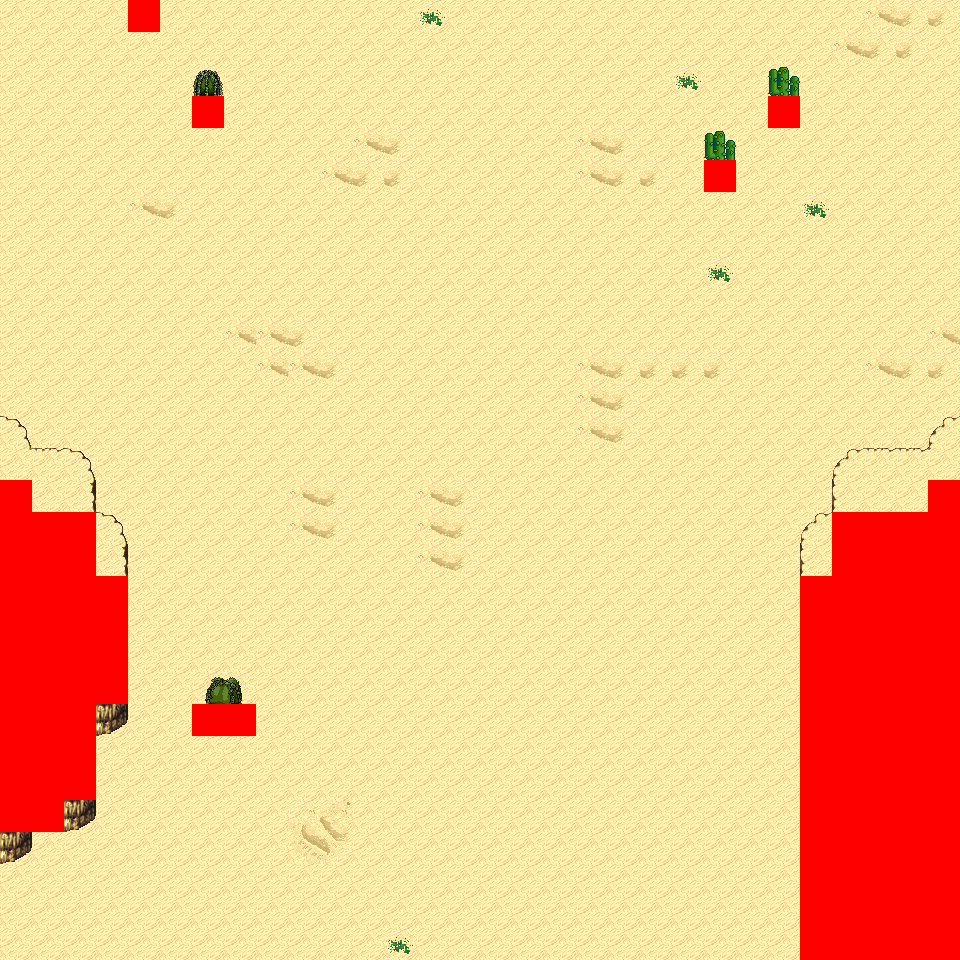

This is a level from a 2D game, rendered from its Tiled map with the project's own tilesets. A one-line summary and the map file follow, with tile-layer data summarised:
An orthogonal 30x30 tile map with 32x32 px tiles, 6 tile layers (Ground, Object, Object2, Above, ...), 6 tilesets and 6 objects (6x mapExit).

<map version="1.0" orientation="orthogonal" renderorder="right-down" width="30" height="30" tilewidth="32" tileheight="32" nextobjectid="7">
  <tileset firstgid="1" name="tileset_logic_collision" tilewidth="32" tileheight="32" tilecount="1" columns="1">
    <image source="../drawable/tileset_logic_collision.png" width="32" height="32" />
  </tileset>
  <tileset firstgid="2" name="tileset_terrain_desert" tilewidth="32" tileheight="32" tilecount="88" columns="8">
    <image source="../drawable/tileset_terrain_desert.png" width="256" height="352" />
  </tileset>
  <tileset firstgid="90" name="tileset_ground_sand_2" tilewidth="32" tileheight="32" tilecount="15" columns="5">
    <image source="../drawable/tileset_ground_sand_2.png" width="160" height="96" />
  </tileset>
  <tileset firstgid="105" name="tileset_plant_cactus_2" tilewidth="32" tileheight="32" tilecount="10" columns="5">
    <image source="../drawable/tileset_plant_cactus_2.png" width="160" height="64" />
  </tileset>
  <tileset firstgid="115" name="tileset_plant_round_cactuses" tilewidth="32" tileheight="32" tilecount="20" columns="10">
    <image source="../drawable/tileset_plant_round_cactuses.png" width="320" height="64" />
  </tileset>
  <tileset firstgid="135" name="tileset_plant_cactus" tilewidth="32" tileheight="32" tilecount="2" columns="1">
    <image source="../drawable/tileset_plant_cactus.png" width="32" height="64" />
  </tileset>
  <layer name="Ground" width="30" height="30">
    <data>[900 cells, 900 non-empty, 8 distinct tile ids]</data>
  </layer>
  <layer name="Object" width="30" height="30">
    <data>[900 cells, 36 non-empty, 13 distinct tile ids]</data>
  </layer>
  <layer name="Object2" width="30" height="30">
    <data>[900 cells, 0 non-empty, 0 distinct tile ids]</data>
  </layer>
  <layer name="Above" width="30" height="30">
    <data>[900 cells, 25 non-empty, 12 distinct tile ids]</data>
  </layer>
  <layer name="Above2" width="30" height="30">
    <data>[900 cells, 0 non-empty, 0 distinct tile ids]</data>
  </layer>
  <layer name="Walkable" width="30" height="30">
    <data>[900 cells, 109 non-empty, 1 distinct tile ids]</data>
  </layer>
  <objectgroup name="MapEvents">
    <object id="1" name="north" type="mapExit" x="0" y="0" width="128" height="32">
      <properties>
        <property name="map" value="level_0_x18_y111" />
        <property name="x" value="0" />
        <property name="y" value="28" />
      </properties>
    </object>
    <object id="2" name="north2" type="mapExit" x="160" y="0" width="800" height="32">
      <properties>
        <property name="map" value="level_0_x18_y111" />
        <property name="x" value="5" />
        <property name="y" value="28" />
      </properties>
    </object>
    <object id="3" name="south" type="mapExit" x="0" y="928" width="800" height="32">
      <properties>
        <property name="map" value="level_0_x18_y113" />
        <property name="x" value="0" />
        <property name="y" value="1" />
      </properties>
    </object>
    <object id="4" name="west" type="mapExit" x="0" y="0" width="32" height="480">
      <properties>
        <property name="map" value="level_0_x17_y112" />
        <property name="x" value="28" />
        <property name="y" value="0" />
      </properties>
    </object>
    <object id="5" name="west2" type="mapExit" x="0" y="832" width="32" height="128">
      <properties>
        <property name="map" value="level_0_x17_y112" />
        <property name="x" value="28" />
        <property name="y" value="26" />
      </properties>
    </object>
    <object id="6" name="east" type="mapExit" x="928" y="0" width="32" height="480">
      <properties>
        <property name="map" value="level_0_x19_y112" />
        <property name="x" value="1" />
        <property name="y" value="0" />
      </properties>
    </object>
  </objectgroup>
</map>
